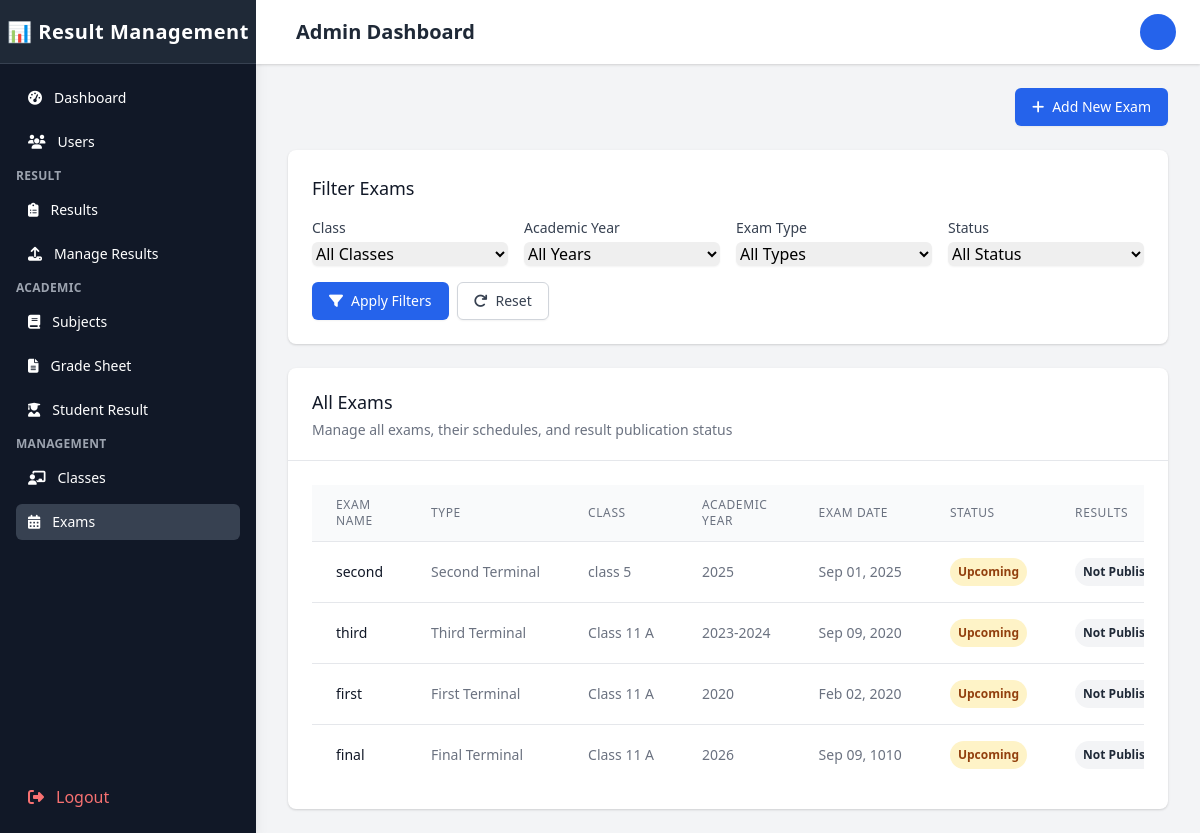
The page /Admin/exams.php (signed in) on the database as committed earlier.
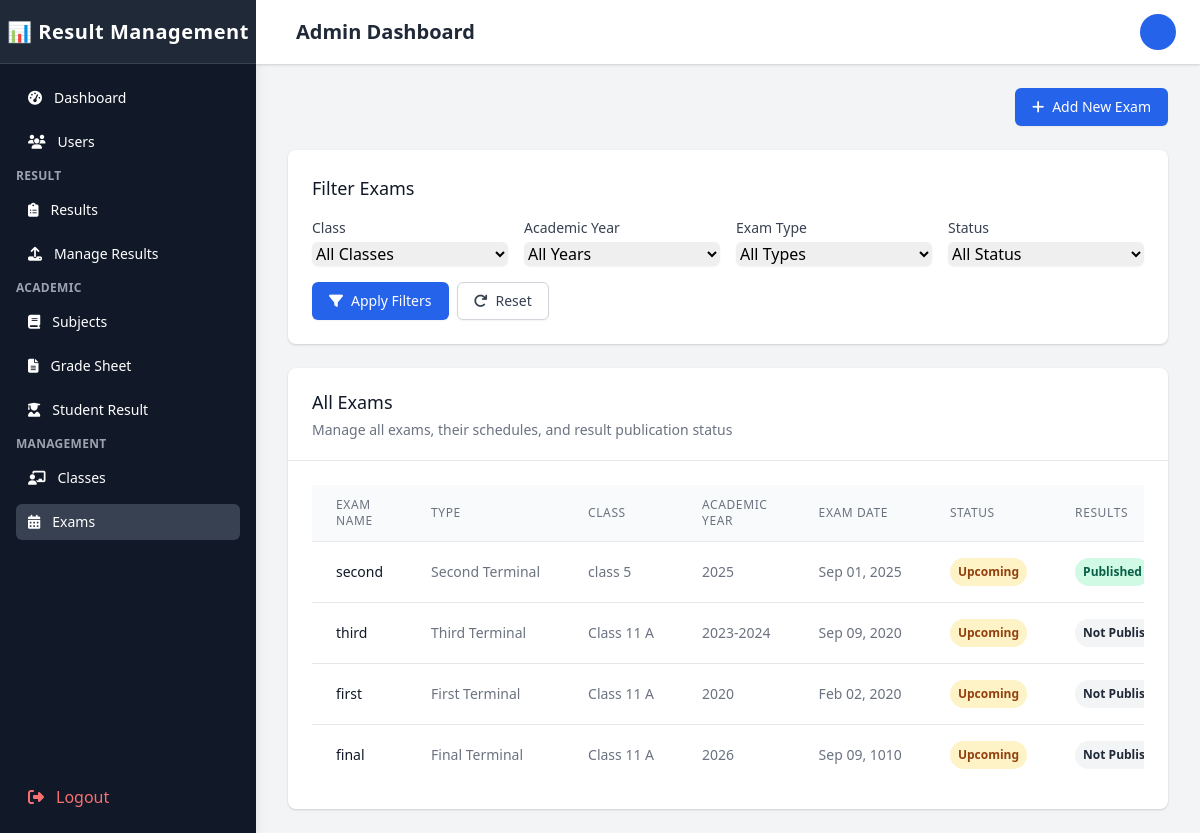
The same page on the database as committed later.
### tables this page shows
CREATE TABLE `exams` (
  `exam_id` int(11) NOT NULL,
  `exam_name` varchar(100) NOT NULL,
  `exam_type` enum('midterm','final','quiz','assignment','project','other','First Terminal','Second Terminal','Third Terminal','Final Terminal') NOT NULL,
  `class_id` int(11) DEFAULT NULL,
  `start_date` date DEFAULT NULL,
  `end_date` date DEFAULT NULL,
  `total_marks` int(11) NOT NULL,
  `passing_marks` int(11) NOT NULL,
  `academic_year` varchar(20) NOT NULL,
  `description` text DEFAULT NULL,
  `status` enum('upcoming','ongoing','completed','cancelled') DEFAULT 'upcoming',
  `exam_date` date DEFAULT NULL,
  `is_active` tinyint(1) NOT NULL DEFAULT 1,
  `created_at` timestamp NOT NULL DEFAULT current_timestamp(),
  `updated_at` timestamp NOT NULL DEFAULT current_timestamp() ON UPDATE current_timestamp(),
  `results_published` tinyint(1) NOT NULL DEFAULT 0 COMMENT 'Flag indicating if results are published (1) or not (0)'
);

CREATE TABLE `classes` (
  `class_id` int(11) NOT NULL,
  `class_name` varchar(100) NOT NULL,
  `class_numeric` int(11) NOT NULL DEFAULT 0,
  `class_teacher_id` int(11) DEFAULT NULL,
  `section` varchar(10) DEFAULT NULL,
  `academic_year` varchar(20) NOT NULL,
  `description` text DEFAULT NULL,
  `is_active` tinyint(1) NOT NULL DEFAULT 1,
  `created_at` timestamp NOT NULL DEFAULT current_timestamp(),
  `updated_at` timestamp NOT NULL DEFAULT current_timestamp() ON UPDATE current_timestamp()
);

### Admin/exams.php (the view, shortened to what the changed rows need)
<?php
$conn = new mysqli('localhost', 'root', '', 'result_management');
$exams = [];
try {
    $query = "SELECT e.*, c.class_name, c.section
              FROM exams e
              LEFT JOIN classes c ON e.class_id = c.class_id
              WHERE 1=1";
    $query .= " ORDER BY e.exam_date DESC";
    $stmt = $conn->prepare($query);
    $stmt->execute();
    $result = $stmt->get_result();
    while ($row = $result->fetch_assoc()) {
        $exams[] = $row;
    }
} catch (Exception $e) {
    $_SESSION['error'] = "Error loading exams: " . $e->getMessage();
}
?>
<!DOCTYPE html>
<html lang="en">
<head>
    <link href="https://cdn.tailwindcss.com" rel="stylesheet">
    <link rel="stylesheet" href="https://cdnjs.cloudflare.com/ajax/libs/font-awesome/6.4.0/css/all.min.css">
</head>
<body class="bg-gray-100" id="body">
    <div class="flex h-screen overflow-hidden">
        <?php
        include 'sidebar.php';
        ?>
        <div class="flex flex-col flex-1 w-0 overflow-hidden">
            <?php
        include 'topBar.php';
        include 'mobile_sidebar.php'
        ?>
            <main class="flex-1 relative overflow-y-auto focus:outline-none">
                <div class="py-6">
                    <div class="max-w-7xl mx-auto px-4 sm:px-6 md:px-8">
                        <div class="bg-white shadow rounded-lg p-6 mb-6 hover-scale">
                            <h2 class="text-lg font-medium text-gray-900 mb-4">Filter Exams</h2>
                        </div>
                        <div class="bg-white shadow rounded-lg overflow-hidden hover-scale">
                            <div class="px-4 py-5 border-b border-gray-200 sm:px-6">
                                <h2 class="text-lg font-medium text-gray-900">All Exams</h2>
                            </div>
                            <div class="px-4 py-5 sm:p-6">
                                <div class="overflow-x-auto">
                                    <table class="min-w-full divide-y divide-gray-200">
                                        <thead class="bg-gray-50">
                                            <tr>
                                                <th scope="col" class="px-6 py-3 text-left text-xs font-medium text-gray-500 uppercase tracking-wider">Exam Name</th>
                                                <th scope="col" class="px-6 py-3 text-left text-xs font-medium text-gray-500 uppercase tracking-wider">Type</th>
                                                <th scope="col" class="px-6 py-3 text-left text-xs font-medium text-gray-500 uppercase tracking-wider">Class</th>
                                                <th scope="col" class="px-6 py-3 text-left text-xs font-medium text-gray-500 uppercase tracking-wider">Academic Year</th>
                                                <th scope="col" class="px-6 py-3 text-left text-xs font-medium text-gray-500 uppercase tracking-wider">Exam Date</th>
                                                <th scope="col" class="px-6 py-3 text-left text-xs font-medium text-gray-500 uppercase tracking-wider">Status</th>
                                                <th scope="col" class="px-6 py-3 text-left text-xs font-medium text-gray-500 uppercase tracking-wider">Results</th>
                                            </tr>
                                        </thead>
                                        <tbody class="bg-white divide-y divide-gray-200">
                                            <?php if (empty($exams)): ?>
                                                <tr>
                                                    <td colspan="8" class="px-6 py-4 text-center text-sm text-gray-500">No exams found.</td>
                                                </tr>
                                            <?php else: ?>
                                                <?php foreach ($exams as $exam): ?>
                                                    <tr class="hover:bg-gray-50">
                                                        <td class="px-6 py-4 whitespace-nowrap text-sm font-medium text-gray-900"><?php echo $exam['exam_name']; ?></td>
                                                        <td class="px-6 py-4 whitespace-nowrap text-sm text-gray-500"><?php echo $exam['exam_type']; ?></td>
                                                        <td class="px-6 py-4 whitespace-nowrap text-sm text-gray-500">
                                                            <?php echo $exam['class_name'] . ' ' . $exam['section']; ?>
                                                        </td>
                                                        <td class="px-6 py-4 whitespace-nowrap text-sm text-gray-500"><?php echo $exam['academic_year']; ?></td>
                                                        <td class="px-6 py-4 whitespace-nowrap text-sm text-gray-500">
                                                            <?php echo date('M d, Y', strtotime($exam['exam_date'])); ?>
                                                        </td>
                                                        <td class="px-6 py-4 whitespace-nowrap">
                                                            <?php if ($exam['status'] == 'active'): ?>
                                                                <span class="px-2 py-1 inline-flex text-xs leading-5 font-semibold rounded-full bg-green-100 text-green-800">
                                                                    Active
                                                                </span>
                                                            <?php elseif ($exam['status'] == 'completed'): ?>
                                                                <span class="px-2 py-1 inline-flex text-xs leading-5 font-semibold rounded-full bg-blue-100 text-blue-800">
                                                                    Completed
                                                                </span>
                                                            <?php else: ?>
                                                                <span class="px-2 py-1 inline-flex text-xs leading-5 font-semibold rounded-full bg-yellow-100 text-yellow-800">
                                                                    Upcoming
                                                                </span>
                                                            <?php endif; ?>
                                                        </td>
                                                        <td class="px-6 py-4 whitespace-nowrap">
                                                            <?php if ($exam['results_published']): ?>
                                                                <span class="px-2 py-1 inline-flex text-xs leading-5 font-semibold rounded-full bg-green-100 text-green-800">
                                                                    Published
                                                                </span>
                                                            <?php else: ?>
                                                                <span class="px-2 py-1 inline-flex text-xs leading-5 font-semibold rounded-full bg-gray-100 text-gray-800">
                                                                    Not Published
                                                                </span>
                                                            <?php endif; ?>
                                                        </td>
                                                    </tr>
                                                <?php endforeach; ?>
                                            <?php endif; ?>
                                        </tbody>
                                    </table>
                                </div>
                            </div>
                        </div>
                    </div>
                </div>
            </main>
        </div>
    </div>
    <link href="https://cdn.jsdelivr.net/npm/tailwindcss@2.2.19/dist/tailwind.min.css" rel="stylesheet">
</body>
</html>

Rows that differ between the two databases and show on the page:
changed exams "second": results_published "Not…" → "Published"
